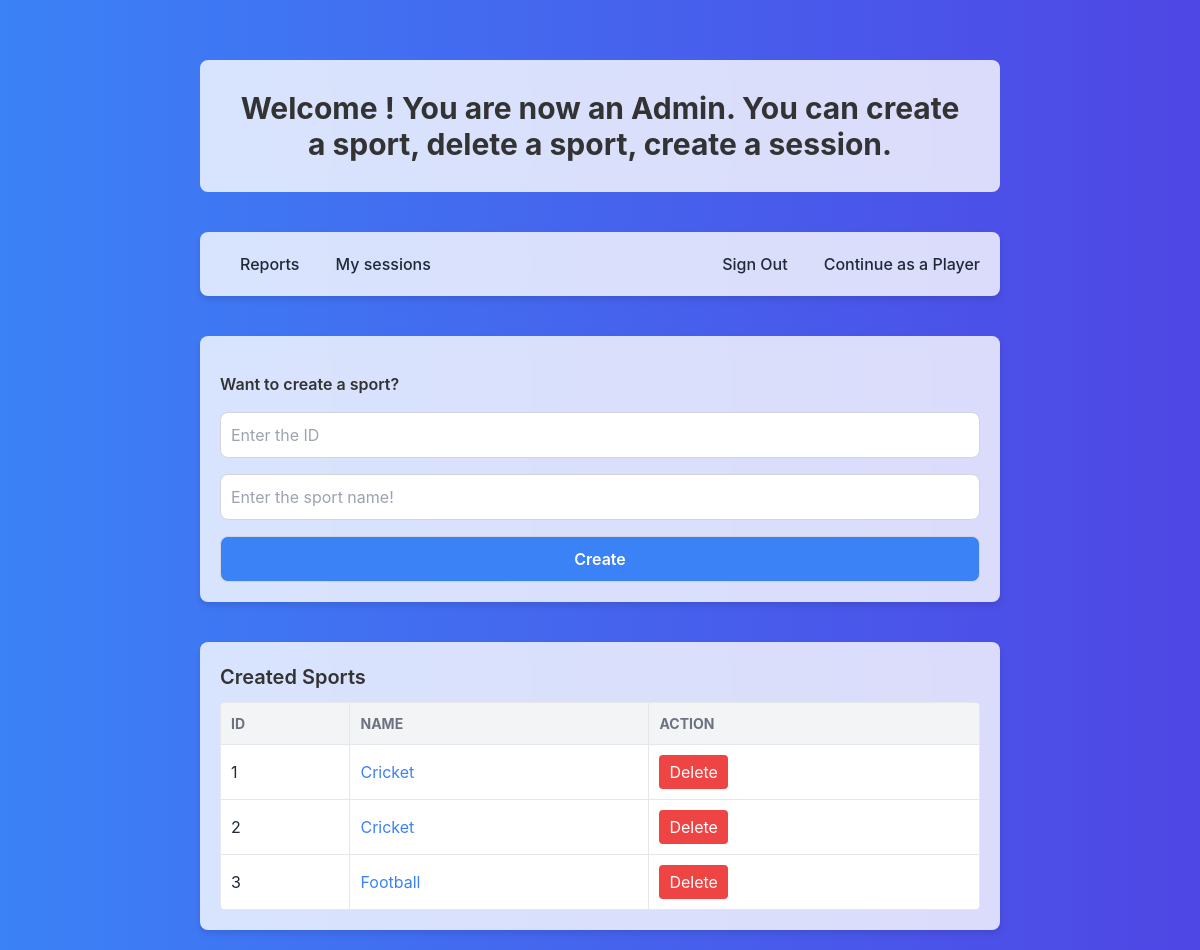
The app's page /organizor (signed in) with its own data.
### authentication/models.py (models this page shows, shortened)
class Sport(models.Model):
    id = models.IntegerField(primary_key=True)
    sport_name = models.CharField(max_length=100)

### authentication/views.py (the view)
    def _wrapped_view(request, *args, **kwargs):
        if not request.user.is_authenticated:
            messages.info(request, "Please sign in to access this page.")
            return redirect(settings.LOGIN_URL)
        return view_func(request, *args, **kwargs)

### authentication/views.py (called while the page is built)
def login_required(view_func):
    def _wrapped_view(request, *args, **kwargs):
        if not request.user.is_authenticated:
            messages.info(request, "Please sign in to access this page.")
            return redirect(settings.LOGIN_URL)
        return view_func(request, *args, **kwargs)
    return _wrapped_view

@login_required
def organizor(request):
    csports = Sport.objects.all()
    return render(request, 'organizor.html', {'csports': csports})

### templates/organizor.html (shortened to what this page needs)
<!DOCTYPE html>
<html lang="en">
  <head>
    <script src="https://cdn.tailwindcss.com"></script>
  </head>
  <body>
    <div class="header fade-in-section">
      <h1 class="text-3xl font-bold">
        Welcome {{ fname }}! You are now an Admin. You can create a sport, delete a sport, create a
        session.
      </h1>
    </div>
    <div class="navbar fade-in-section">
      <div class="flex space-x-4">
        <a href="/report" class="text-gray-800">Reports</a>
        <a href="/mysession" class="text-gray-800">My sessions</a>
      </div>
      <div class="flex space-x-4">
        <a href="/signout" class="text-gray-800">Sign Out</a>
        <a href="/player" class="text-gray-800">Continue as a Player</a>
      </div>
    </div>
    <div class="form-container fade-in-section">
      <form action="/get_sports" method="post" class="space-y-4">
        <p>Want to create a sport?</p>
        <input
          type="number"
          name="id"
          placeholder="Enter the ID"
          required />
        <input
          type="text"
          name="sport_name"
          placeholder="Enter the sport name!"
          required />
        <button type="submit">Create</button>
      </form>
    </div>
    <div class="table-container fade-in-section">
      <h2>Created Sports</h2>
      <div class="overflow-x-auto">
        <table class="min-w-full rounded-md overflow-hidden">
          <thead class="bg-gray-200">
            <tr>
              <th>ID</th>
              <th>Name</th>
              <th>Action</th>
            </tr>
          </thead>
          <tbody>
            {% for sport in csports %}
            <tr class="hover:bg-gray-100">
              <td>{{ sport.id }}</td>
              <td>
                <a href="{% url 'createsession' sport.id sport.sport_name %}">{{ sport.sport_name }}</a>
              </td>
              <td>
                <form action="{% url 'delete_sport' sport.id %}" method="post">
                  <button type="submit">Delete</button>
                </form>
              </td>
            </tr>
            {% empty %}
            <tr>
              <td colspan="3" class="text-center text-gray-500">
                No sports created yet
              </td>
            </tr>
            {% endfor %}
          </tbody>
        </table>
      </div>
    </div>
  </body>
</html>

### templates/organizor.html (style rules this page uses)
body { background: linear-gradient(to right, #3b82f6, #4f46e5); color: #333; font-family: 'Inter', sans-serif; margin: 0; padding: 0; display: flex; flex-direction: column; align-items: center; min-height: 100vh; overflow-x: hidden; }
.fade-in-section { opacity: 0; transform: translateY(20px); transition: opacity 1s ease, transform 1s ease; }
.fade-in-section.is-visible { opacity: 1; transform: translateY(0); }
.message-container, .header, .navbar, .form-container, .table-container { max-width: 800px; margin: 20px 0; width: 90%; transition: opacity 1s ease, transform 1s ease; }
.header { padding: 15px 20px; text-align: center; background-color: rgba(255, 255, 255, 0.8); backdrop-filter: blur(10px); margin-bottom: 20px; border-radius: 8px; }
.navbar, .form-container, .table-container { background-color: rgba(255, 255, 255, 0.8); backdrop-filter: blur(10px); padding: 20px; border-radius: 8px; box-shadow: 0 4px 6px rgba(0, 0, 0, 0.1); }
.navbar { display: flex; justify-content: space-between; flex-wrap: wrap; align-items: center; }
.navbar a { color: #1f2937; font-weight: 500; margin: 0 10px; text-decoration: none; transition: color 0.3s; }
.form-container p { font-weight: 600; margin-bottom: 10px; }
.form-container input, .form-container button { margin-top: 10px; margin-bottom: 10px; width: 100%; padding: 10px; border-radius: 8px; border: 1px solid #d1d5db; outline: none; transition: border 0.3s; }
.form-container button { background-color: #3b82f6; color: white; font-weight: 600; cursor: pointer; transition: background-color 0.3s; }
.table-container h2 { font-size: 1.25rem; font-weight: 600; margin-bottom: 10px; }
.table-container table { width: 100%; border-collapse: collapse; }
.table-container th, .table-container td { padding: 10px; border: 1px solid #e5e7eb; }
.table-container th { background-color: #f3f4f6; text-align: left; font-size: 0.875rem; text-transform: uppercase; color: #6b7280; }
.table-container td { background-color: white; color: #1f2937; }
.table-container td a { color: #3b82f6; text-decoration: none; transition: color 0.3s; }
.table-container button { background-color: #ef4444; color: white; padding: 5px 10px; border: none; border-radius: 4px; cursor: pointer; transition: background-color 0.3s; }
@media (min-width: 640px) { .header { padding: 20px; } }
@media (min-width: 640px) { .navbar a { margin: 0 20px; } }
@media (min-width: 768px) { .header { padding: 30px; } }
@media (min-width: 768px) { .message-container, .header, .navbar, .form-container, .table-container { width: 80%; } }
@media (min-width: 1024px) { .message-container, .header, .navbar, .form-container, .table-container { width: 70%; } }

### records on screen
Sport: id "1", sport_name "Cricket"
Sport: id "2", sport_name "Cricket"
Sport: id "3", sport_name "Football"
